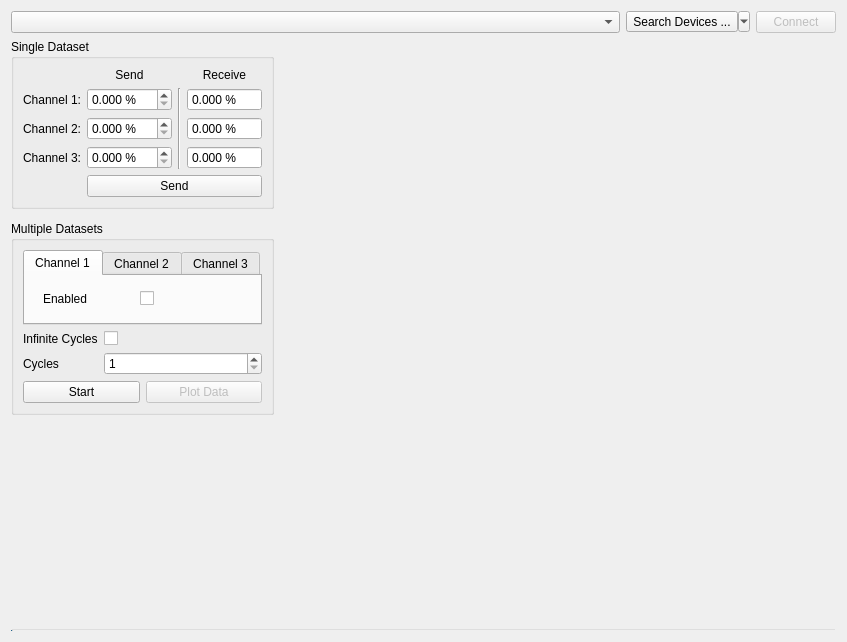
<?xml version="1.0" encoding="UTF-8"?>
<ui version="4.0">
 <class>SpiBoxWidget</class>
 <widget class="QWidget" name="SpiBoxWidget">
  <property name="geometry">
   <rect>
    <x>0</x>
    <y>0</y>
    <width>847</width>
    <height>642</height>
   </rect>
  </property>
  <property name="windowTitle">
   <string>Form</string>
  </property>
  <layout class="QVBoxLayout" name="verticalLayout_3">
   <item>
    <layout class="QHBoxLayout" name="horizontalLayout">
     <property name="spacing">
      <number>6</number>
     </property>
     <item>
      <widget class="QComboBox" name="devicesComboBox">
       <property name="sizePolicy">
        <sizepolicy hsizetype="Expanding" vsizetype="Fixed">
         <horstretch>0</horstretch>
         <verstretch>0</verstretch>
        </sizepolicy>
       </property>
      </widget>
     </item>
     <item>
      <widget class="QToolButton" name="searchDevicesButton">
       <property name="sizePolicy">
        <sizepolicy hsizetype="Fixed" vsizetype="Fixed">
         <horstretch>0</horstretch>
         <verstretch>0</verstretch>
        </sizepolicy>
       </property>
       <property name="text">
        <string>Search Devices ...</string>
       </property>
       <property name="popupMode">
        <enum>QToolButton::ToolButtonPopupMode::MenuButtonPopup</enum>
       </property>
       <property name="toolButtonStyle">
        <enum>Qt::ToolButtonStyle::ToolButtonTextBesideIcon</enum>
       </property>
       <property name="style" stdset="0">
        <string>pushButton</string>
       </property>
       <property name="alignedWithEdit" stdset="0">
        <bool>true</bool>
       </property>
      </widget>
     </item>
     <item>
      <widget class="QPushButton" name="connectButton">
       <property name="enabled">
        <bool>false</bool>
       </property>
       <property name="sizePolicy">
        <sizepolicy hsizetype="Fixed" vsizetype="Fixed">
         <horstretch>0</horstretch>
         <verstretch>0</verstretch>
        </sizepolicy>
       </property>
       <property name="text">
        <string>Connect</string>
       </property>
      </widget>
     </item>
    </layout>
   </item>
   <item>
    <layout class="QHBoxLayout" name="horizontalLayout_2">
     <property name="spacing">
      <number>12</number>
     </property>
     <property name="rightMargin">
      <number>0</number>
     </property>
     <item>
      <layout class="QVBoxLayout" name="verticalLayout_2">
       <item>
        <widget class="QGroupBox" name="singleDatasetGroupBox">
         <property name="enabled">
          <bool>true</bool>
         </property>
         <property name="minimumSize">
          <size>
           <width>0</width>
           <height>0</height>
          </size>
         </property>
         <property name="title">
          <string>Single Dataset</string>
         </property>
         <layout class="QGridLayout" name="gridLayout">
          <item row="1" column="1">
           <widget class="QDoubleSpinBox" name="singleDatasetSendCh1SpinBox">
            <property name="buttonSymbols">
             <enum>QAbstractSpinBox::ButtonSymbols::UpDownArrows</enum>
            </property>
            <property name="suffix">
             <string> %</string>
            </property>
            <property name="decimals">
             <number>3</number>
            </property>
            <property name="maximum">
             <double>100.000000000000000</double>
            </property>
            <property name="singleStep">
             <double>10.000000000000000</double>
            </property>
           </widget>
          </item>
          <item row="1" column="3">
           <widget class="QDoubleSpinBox" name="singleDatasetReceiveCh1SpinBox">
            <property name="readOnly">
             <bool>true</bool>
            </property>
            <property name="buttonSymbols">
             <enum>QAbstractSpinBox::ButtonSymbols::NoButtons</enum>
            </property>
            <property name="suffix">
             <string> %</string>
            </property>
            <property name="decimals">
             <number>3</number>
            </property>
            <property name="maximum">
             <double>1000.000000000000000</double>
            </property>
           </widget>
          </item>
          <item row="0" column="1">
           <widget class="QLabel" name="label_3">
            <property name="text">
             <string>Send</string>
            </property>
            <property name="alignment">
             <set>Qt::AlignmentFlag::AlignCenter</set>
            </property>
           </widget>
          </item>
          <item row="0" column="3">
           <widget class="QLabel" name="label_4">
            <property name="text">
             <string>Receive</string>
            </property>
            <property name="alignment">
             <set>Qt::AlignmentFlag::AlignCenter</set>
            </property>
           </widget>
          </item>
          <item row="1" column="0">
           <widget class="QLabel" name="label">
            <property name="text">
             <string>Channel 1:</string>
            </property>
           </widget>
          </item>
          <item row="2" column="0">
           <widget class="QLabel" name="label_2">
            <property name="text">
             <string>Channel 2:</string>
            </property>
           </widget>
          </item>
          <item row="3" column="3">
           <widget class="QDoubleSpinBox" name="singleDatasetReceiveCh3SpinBox">
            <property name="readOnly">
             <bool>true</bool>
            </property>
            <property name="buttonSymbols">
             <enum>QAbstractSpinBox::ButtonSymbols::NoButtons</enum>
            </property>
            <property name="suffix">
             <string> %</string>
            </property>
            <property name="decimals">
             <number>3</number>
            </property>
            <property name="maximum">
             <double>1000.000000000000000</double>
            </property>
           </widget>
          </item>
          <item row="2" column="3">
           <widget class="QDoubleSpinBox" name="singleDatasetReceiveCh2SpinBox">
            <property name="readOnly">
             <bool>true</bool>
            </property>
            <property name="buttonSymbols">
             <enum>QAbstractSpinBox::ButtonSymbols::NoButtons</enum>
            </property>
            <property name="suffix">
             <string> %</string>
            </property>
            <property name="decimals">
             <number>3</number>
            </property>
            <property name="maximum">
             <double>1000.000000000000000</double>
            </property>
           </widget>
          </item>
          <item row="3" column="1">
           <widget class="QDoubleSpinBox" name="singleDatasetSendCh3SpinBox">
            <property name="readOnly">
             <bool>false</bool>
            </property>
            <property name="buttonSymbols">
             <enum>QAbstractSpinBox::ButtonSymbols::UpDownArrows</enum>
            </property>
            <property name="suffix">
             <string> %</string>
            </property>
            <property name="decimals">
             <number>3</number>
            </property>
            <property name="maximum">
             <double>100.000000000000000</double>
            </property>
            <property name="singleStep">
             <double>10.000000000000000</double>
            </property>
           </widget>
          </item>
          <item row="3" column="0">
           <widget class="QLabel" name="label_5">
            <property name="text">
             <string>Channel 3:</string>
            </property>
           </widget>
          </item>
          <item row="4" column="1" colspan="3">
           <widget class="QPushButton" name="sendSingleButton">
            <property name="text">
             <string>Send</string>
            </property>
           </widget>
          </item>
          <item row="1" column="2" rowspan="3">
           <widget class="Line" name="line">
            <property name="minimumSize">
             <size>
              <width>0</width>
              <height>0</height>
             </size>
            </property>
            <property name="orientation">
             <enum>Qt::Orientation::Vertical</enum>
            </property>
           </widget>
          </item>
          <item row="2" column="1">
           <widget class="QDoubleSpinBox" name="singleDatasetSendCh2SpinBox">
            <property name="buttonSymbols">
             <enum>QAbstractSpinBox::ButtonSymbols::UpDownArrows</enum>
            </property>
            <property name="suffix">
             <string> %</string>
            </property>
            <property name="decimals">
             <number>3</number>
            </property>
            <property name="maximum">
             <double>100.000000000000000</double>
            </property>
            <property name="singleStep">
             <double>10.000000000000000</double>
            </property>
           </widget>
          </item>
         </layout>
        </widget>
       </item>
       <item>
        <widget class="QGroupBox" name="multipleDatasetGroupBox">
         <property name="enabled">
          <bool>true</bool>
         </property>
         <property name="minimumSize">
          <size>
           <width>0</width>
           <height>0</height>
          </size>
         </property>
         <property name="title">
          <string>Multiple Datasets</string>
         </property>
         <layout class="QGridLayout" name="multipleGridLayout" rowstretch="0,0,0,0,0,0">
          <item row="5" column="0">
           <layout class="QHBoxLayout" name="horizontalLayout_4">
            <item>
             <widget class="QPushButton" name="startWaveformButton">
              <property name="sizePolicy">
               <sizepolicy hsizetype="Preferred" vsizetype="Fixed">
                <horstretch>0</horstretch>
                <verstretch>0</verstretch>
               </sizepolicy>
              </property>
              <property name="text">
               <string>Start</string>
              </property>
             </widget>
            </item>
            <item>
             <widget class="QPushButton" name="getResponseButton">
              <property name="enabled">
               <bool>false</bool>
              </property>
              <property name="sizePolicy">
               <sizepolicy hsizetype="Preferred" vsizetype="Fixed">
                <horstretch>0</horstretch>
                <verstretch>0</verstretch>
               </sizepolicy>
              </property>
              <property name="text">
               <string>Plot Data</string>
              </property>
             </widget>
            </item>
           </layout>
          </item>
          <item row="2" column="0">
           <layout class="QFormLayout" name="formLayout_2">
            <item row="0" column="0">
             <widget class="QLabel" name="infiniteCyclesLabel">
              <property name="text">
               <string>Infinite Cycles</string>
              </property>
             </widget>
            </item>
            <item row="0" column="1">
             <widget class="QCheckBox" name="infiniteCyclesCheckBox">
              <property name="text">
               <string/>
              </property>
              <property name="toggleSwitch" stdset="0">
               <bool>true</bool>
              </property>
             </widget>
            </item>
            <item row="1" column="0">
             <widget class="QLabel" name="cyclesLabel">
              <property name="text">
               <string>Cycles</string>
              </property>
             </widget>
            </item>
            <item row="1" column="1">
             <widget class="QSpinBox" name="cyclesSpinBox">
              <property name="sizePolicy">
               <sizepolicy hsizetype="Minimum" vsizetype="Fixed">
                <horstretch>0</horstretch>
                <verstretch>0</verstretch>
               </sizepolicy>
              </property>
              <property name="minimum">
               <number>1</number>
              </property>
              <property name="maximum">
               <number>65535</number>
              </property>
              <property name="value">
               <number>1</number>
              </property>
             </widget>
            </item>
           </layout>
          </item>
          <item row="0" column="0">
           <widget class="QTabWidget" name="channelTabWidget">
            <property name="sizePolicy">
             <sizepolicy hsizetype="Minimum" vsizetype="Minimum">
              <horstretch>0</horstretch>
              <verstretch>0</verstretch>
             </sizepolicy>
            </property>
            <property name="currentIndex">
             <number>0</number>
            </property>
            <widget class="QWidget" name="channel1Tab">
             <property name="sizePolicy">
              <sizepolicy hsizetype="Minimum" vsizetype="Minimum">
               <horstretch>0</horstretch>
               <verstretch>0</verstretch>
              </sizepolicy>
             </property>
             <property name="acceptDrops">
              <bool>false</bool>
             </property>
             <attribute name="title">
              <string>Channel 1</string>
             </attribute>
             <layout class="QVBoxLayout" name="vBoxLayout1">
              <item>
               <layout class="QFormLayout" name="formLayout">
                <property name="horizontalSpacing">
                 <number>6</number>
                </property>
                <property name="leftMargin">
                 <number>9</number>
                </property>
                <property name="topMargin">
                 <number>6</number>
                </property>
                <property name="rightMargin">
                 <number>6</number>
                </property>
                <property name="bottomMargin">
                 <number>0</number>
                </property>
                <item row="0" column="0">
                 <widget class="QLabel" name="enabledLabel1">
                  <property name="sizePolicy">
                   <sizepolicy hsizetype="Fixed" vsizetype="Preferred">
                    <horstretch>0</horstretch>
                    <verstretch>0</verstretch>
                   </sizepolicy>
                  </property>
                  <property name="baseSize">
                   <size>
                    <width>0</width>
                    <height>0</height>
                   </size>
                  </property>
                  <property name="text">
                   <string>Enabled              </string>
                  </property>
                 </widget>
                </item>
                <item row="0" column="1">
                 <widget class="QCheckBox" name="enabledCheckbox1">
                  <property name="text">
                   <string/>
                  </property>
                  <property name="checked">
                   <bool>false</bool>
                  </property>
                  <property name="toggleSwitch" stdset="0">
                   <bool>true</bool>
                  </property>
                 </widget>
                </item>
               </layout>
              </item>
              <item>
               <widget class="WaveformOptionsWidget" name="waveformOptions1" native="true"/>
              </item>
             </layout>
            </widget>
            <widget class="QWidget" name="channel2Tab">
             <property name="sizePolicy">
              <sizepolicy hsizetype="Minimum" vsizetype="Minimum">
               <horstretch>0</horstretch>
               <verstretch>0</verstretch>
              </sizepolicy>
             </property>
             <attribute name="title">
              <string>Channel 2</string>
             </attribute>
             <layout class="QVBoxLayout" name="formLayout2">
              <item>
               <layout class="QFormLayout" name="formLayout_3">
                <property name="leftMargin">
                 <number>9</number>
                </property>
                <property name="topMargin">
                 <number>6</number>
                </property>
                <property name="rightMargin">
                 <number>6</number>
                </property>
                <item row="0" column="0">
                 <widget class="QLabel" name="enabledLabel2">
                  <property name="text">
                   <string>Enabled              </string>
                  </property>
                 </widget>
                </item>
                <item row="0" column="1">
                 <widget class="QCheckBox" name="enabledCheckbox2">
                  <property name="text">
                   <string/>
                  </property>
                  <property name="checked">
                   <bool>false</bool>
                  </property>
                  <property name="toggleSwitch" stdset="0">
                   <bool>true</bool>
                  </property>
                 </widget>
                </item>
               </layout>
              </item>
              <item>
               <widget class="WaveformOptionsWidget" name="waveformOptions2" native="true"/>
              </item>
             </layout>
            </widget>
            <widget class="QWidget" name="channel3Tab">
             <property name="sizePolicy">
              <sizepolicy hsizetype="Minimum" vsizetype="Minimum">
               <horstretch>0</horstretch>
               <verstretch>0</verstretch>
              </sizepolicy>
             </property>
             <attribute name="title">
              <string>Channel 3</string>
             </attribute>
             <layout class="QVBoxLayout" name="formLayout3">
              <item>
               <layout class="QFormLayout" name="formLayout_4">
                <property name="leftMargin">
                 <number>9</number>
                </property>
                <property name="topMargin">
                 <number>6</number>
                </property>
                <property name="rightMargin">
                 <number>6</number>
                </property>
                <item row="0" column="0">
                 <widget class="QLabel" name="enabledLabel3">
                  <property name="text">
                   <string>Enabled              </string>
                  </property>
                 </widget>
                </item>
                <item row="0" column="1">
                 <widget class="QCheckBox" name="enabledCheckbox3">
                  <property name="text">
                   <string/>
                  </property>
                  <property name="checked">
                   <bool>false</bool>
                  </property>
                  <property name="toggleSwitch" stdset="0">
                   <bool>true</bool>
                  </property>
                 </widget>
                </item>
               </layout>
              </item>
              <item>
               <widget class="WaveformOptionsWidget" name="waveformOptions3" native="true"/>
              </item>
             </layout>
            </widget>
           </widget>
          </item>
         </layout>
        </widget>
       </item>
       <item>
        <spacer name="verticalSpacer">
         <property name="orientation">
          <enum>Qt::Orientation::Vertical</enum>
         </property>
         <property name="sizeHint" stdset="0">
          <size>
           <width>20</width>
           <height>40</height>
          </size>
         </property>
        </spacer>
       </item>
      </layout>
     </item>
     <item>
      <layout class="QVBoxLayout" name="verticalLayout_4">
       <property name="spacing">
        <number>0</number>
       </property>
       <property name="topMargin">
        <number>0</number>
       </property>
       <item>
        <widget class="MplWidget" name="waveformPlot" native="true">
         <property name="sizePolicy">
          <sizepolicy hsizetype="Expanding" vsizetype="Expanding">
           <horstretch>0</horstretch>
           <verstretch>0</verstretch>
          </sizepolicy>
         </property>
        </widget>
       </item>
      </layout>
     </item>
    </layout>
   </item>
   <item>
    <widget class="TimedProgressBar" name="moveProgressBar">
     <property name="maximumSize">
      <size>
       <width>16777215</width>
       <height>3</height>
      </size>
     </property>
     <property name="styleSheet">
      <string notr="true">QProgressBar { background: transparent;}</string>
     </property>
     <property name="value">
      <number>0</number>
     </property>
     <property name="textVisible">
      <bool>false</bool>
     </property>
    </widget>
   </item>
  </layout>
 </widget>
 <customwidgets>
  <customwidget>
   <class>MplWidget</class>
   <extends>QWidget</extends>
   <header location="global">pisoworks.mplcanvas</header>
   <container>1</container>
  </customwidget>
  <customwidget>
   <class>TimedProgressBar</class>
   <extends>QProgressBar</extends>
   <header location="global">pisoworks.timed_progress_bar</header>
  </customwidget>
  <customwidget>
   <class>WaveformOptionsWidget</class>
   <extends>QWidget</extends>
   <header location="global">pisoworks.waveform_options_widget</header>
   <container>1</container>
  </customwidget>
 </customwidgets>
 <resources/>
 <connections/>
</ui>
